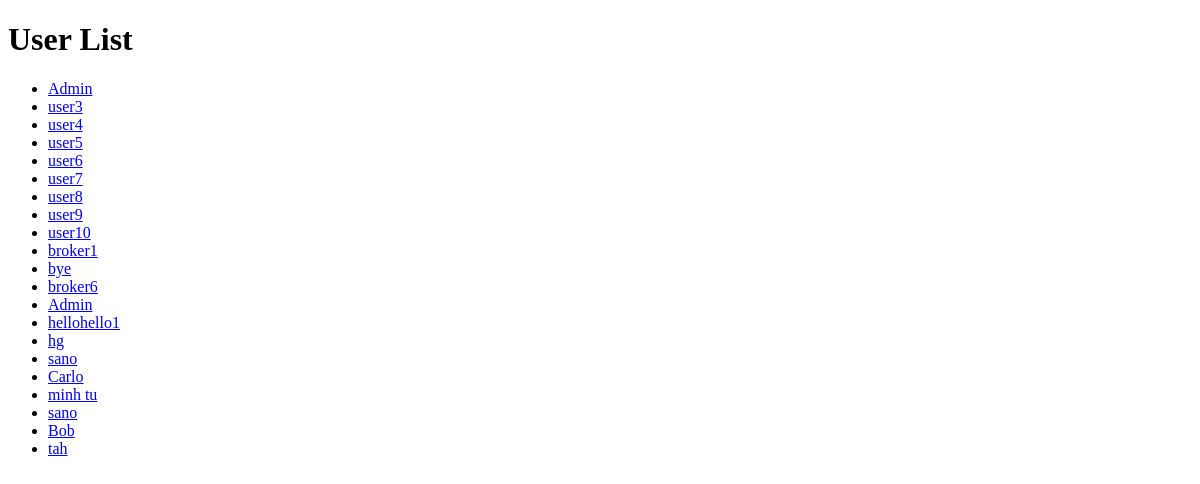
/users/, run on an earlier commit of the app's database.
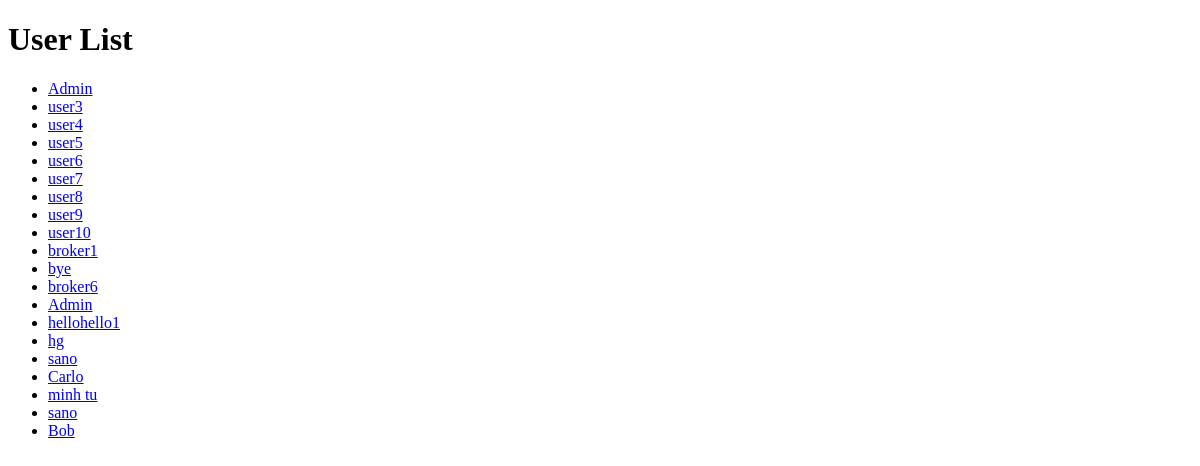
And on a later commit of the database.
### accounts/models.py (models this page shows, shortened)
class CustomUser(AbstractBaseUser, PermissionsMixin):
    email = models.EmailField(unique=True)
    name = models.CharField(max_length=50)
    phone_number = models.CharField(max_length=15)
    role = models.CharField(max_length=20)
    is_active = models.BooleanField(default=True)
    is_staff = models.BooleanField(default=False)
    objects = CustomUserManager()
    USERNAME_FIELD = 'email'
    REQUIRED_FIELDS = []

### accounts/views.py (the view)
# urls.py: path('users/', user_list, name='user_list'),
def user_list(request):
    users = CustomUser.objects.all()
    return render(request, 'user_list.html', {'users': users})

### templates/user_list.html (shortened to what this page needs)
<!DOCTYPE html>
<html lang="en">
  <head>
  </head>
  <body>
    <h1>User List</h1>
    <ul>
      {% for user in users %}
      <li>
        <a href="{% url 'user_detail' user.id %}">{{ user.name }}</a>
      </li>
      {% endfor %}
    </ul>
  </body>
</html>

What changed in the data, as far as the page shows it:
removed CustomUser: name "tah"
